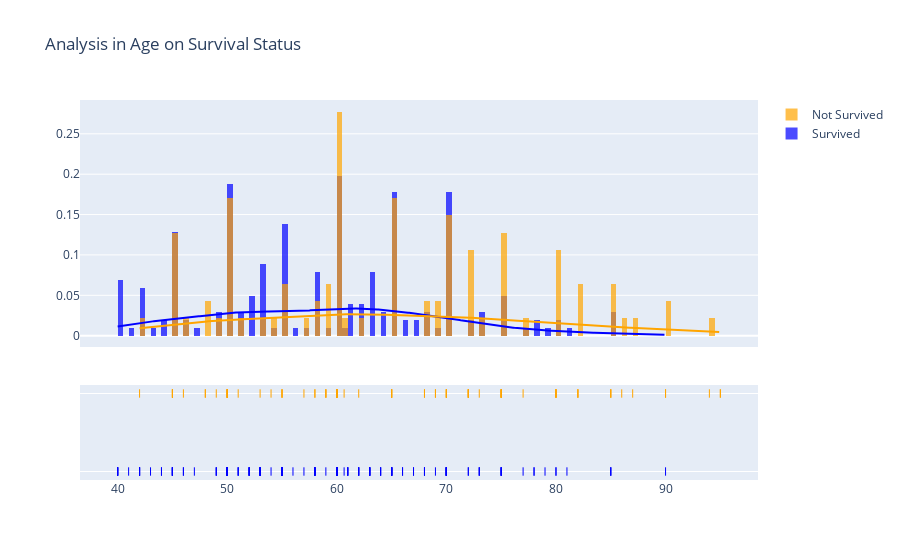

The code cell stored with this chart in its notebook:
### Code cell
surv = df[df["DEATH_EVENT"]==0]["age"]
not_surv = df[df["DEATH_EVENT"]==1]["age"]
hist_data = [surv,not_surv]
group_labels = ['Survived', 'Not Survived']
fig = ff.create_distplot(hist_data, group_labels, bin_size=0.5, colors=['blue', 'orange'])
fig.update_layout(
    title_text="Analysis in Age on Survival Status")
fig.show()

### Figure 1 — Plotly figure (JSON) as saved in the notebook; plotly's stock layout.template omitted (floating-point values rounded to 4 significant figures; data arrays with more than 128 entries replaced by an {"elided": "..."} marker saying what was removed)
{"data": [{"autobinx": false, "histnorm": "probability density", "legendgroup": "Survived", "marker": {"color": "blue"}, "name": "Survived", "opacity": 0.7, "type": "histogram", "x": {"elided": "203 float values"}, "xaxis": "x", "xbins": {"end": 90, "size": 0.5, "start": 40}, "yaxis": "y"}, {"autobinx": false, "histnorm": "probability density", "legendgroup": "Not Survived", "marker": {"color": "orange"}, "name": "Not Survived", "opacity": 0.7, "type": "histogram", "x": [75, 55, 65, 50, 65, 90, 75, 60, 65, 80, 75, 62, 45, 50, 82, 87, 45, 70, 48, 65, 68, 75, 80, 95, 70, 58, 82, 94, 85, 50, 65, 69, 90, 82, 60, 70, 50, 70, 60, 50, 51, 60, 80, 57, 68, 53, 60, 70, 60, 95, 49, 72, 45, 50, 45, 60, 42, 72, 70, 65, 85, 69, 60, 60, 59, 60, 72, 85, 70, 86, 60, 46, 80, 72, 75, 72, 50, 45, 80, 59, 59, 65, 75, 58, 60.67, 50, 60, 45, 77, 48, 54, 73, 60, 55, 65, 55], "xaxis": "x", "xbins": {"end": 95, "size": 0.5, "start": 42}, "yaxis": "y"}, {"legendgroup": "Survived", "marker": {"color": "blue"}, "mode": "lines", "name": "Survived", "showlegend": false, "type": "scatter", "x": {"elided": "500 float values"}, "xaxis": "x", "y": {"elided": "500 float values"}, "yaxis": "y"}, {"legendgroup": "Not Survived", "marker": {"color": "orange"}, "mode": "lines", "name": "Not Survived", "showlegend": false, "type": "scatter", "x": {"elided": "500 float values"}, "xaxis": "x", "y": {"elided": "500 float values"}, "yaxis": "y"}, {"legendgroup": "Survived", "marker": {"color": "blue", "symbol": "line-ns-open"}, "mode": "markers", "name": "Survived", "showlegend": false, "type": "scatter", "x": {"elided": "203 float values"}, "xaxis": "x", "y": {"elided": "203 str values"}, "yaxis": "y2"}, {"legendgroup": "Not Survived", "marker": {"color": "orange", "symbol": "line-ns-open"}, "mode": "markers", "name": "Not Survived", "showlegend": false, "type": "scatter", "x": [75, 55, 65, 50, 65, 90, 75, 60, 65, 80, 75, 62, 45, 50, 82, 87, 45, 70, 48, 65, 68, 75, 80, 95, 70, 58, 82, 94, 85, 50, 65, 69, 90, 82, 60, 70, 50, 70, 60, 50, 51, 60, 80, 57, 68, 53, 60, 70, 60, 95, 49, 72, 45, 50, 45, 60, 42, 72, 70, 65, 85, 69, 60, 60, 59, 60, 72, 85, 70, 86, 60, 46, 80, 72, 75, 72, 50, 45, 80, 59, 59, 65, 75, 58, 60.67, 50, 60, 45, 77, 48, 54, 73, 60, 55, 65, 55], "xaxis": "x", "y": ["Not Survived", "Not Survived", "Not Survived", "Not Survived", "Not Survived", "Not Survived", "Not Survived", "Not Survived", "Not Survived", "Not Survived", "Not Survived", "Not Survived", "Not Survived", "Not Survived", "Not Survived", "Not Survived", "Not Survived", "Not Survived", "Not Survived", "Not Survived", "Not Survived", "Not Survived", "Not Survived", "Not Survived", "Not Survived", "Not Survived", "Not Survived", "Not Survived", "Not Survived", "Not Survived", "Not Survived", "Not Survived", "Not Survived", "Not Survived", "Not Survived", "Not Survived", "Not Survived", "Not Survived", "Not Survived", "Not Survived", "Not Survived", "Not Survived", "Not Survived", "Not Survived", "Not Survived", "Not Survived", "Not Survived", "Not Survived", "Not Survived", "Not Survived", "Not Survived", "Not Survived", "Not Survived", "Not Survived", "Not Survived", "Not Survived", "Not Survived", "Not Survived", "Not Survived", "Not Survived", "Not Survived", "Not Survived", "Not Survived", "Not Survived", "Not Survived", "Not Survived", "Not Survived", "Not Survived", "Not Survived", "Not Survived", "Not Survived", "Not Survived", "Not Survived", "Not Survived", "Not Survived", "Not Survived", "Not Survived", "Not Survived", "Not Survived", "Not Survived", "Not Survived", "Not Survived", "Not Survived", "Not Survived", "Not Survived", "Not Survived", "Not Survived", "Not Survived", "Not Survived", "Not Survived", "Not Survived", "Not Survived", "Not Survived", "Not Survived", "Not Survived", "Not Survived"], "yaxis": "y2"}], "layout": {"barmode": "overlay", "hovermode": "closest", "legend": {"traceorder": "reversed"}, "title": {"text": "Analysis in Age on Survival Status"}, "xaxis": {"anchor": "y2", "domain": [0, 1], "zeroline": false}, "yaxis": {"anchor": "free", "domain": [0.35, 1], "position": 0}, "yaxis2": {"anchor": "x", "domain": [0, 0.25], "dtick": 1, "showticklabels": false}}}
